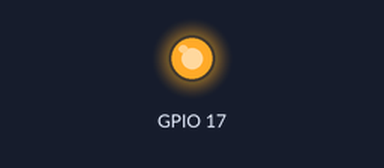
A program run on a simulated Raspberry Pi (BCM pin numbers), started with the arguments 17 3. Parts: output pins drawn as LEDs (lit = HIGH). At 0.0 s the program stops and its outputs stay as they are.

Above: at 0.1 s.
Timing chart, 0 to 1.5 s (numbered marks = the images above):
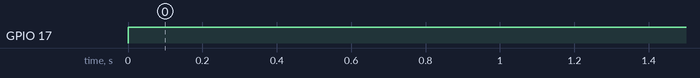

Measured:
- by itself, GPIO 17: LOW → HIGH at 0.00 s

The program:

gpio_control.py
```python
import gpiod
import sys

def control_gpio(pin, state):
    # Open the GPIO chip (e.g., gpiochip0)
    chip = gpiod.Chip('gpiochip0')

    # Get access to the line (pin number) specified
    line = chip.get_line(pin)

    # Request the line as an output
    line.request(consumer="signalk-plugin", type=gpiod.LINE_REQ_DIR_OUT)

    # Set the line to the specified value (0 for low, 1 for high)
    line.set_value(state)

if __name__ == "__main__":
    # The script expects 2 arguments: pin number and state (0 or 1)
    pin = int(sys.argv[1])  # Pin number from the command line
    state = int(sys.argv[2])  # State (0 or 1) from the command line
    control_gpio(pin, state)
```
